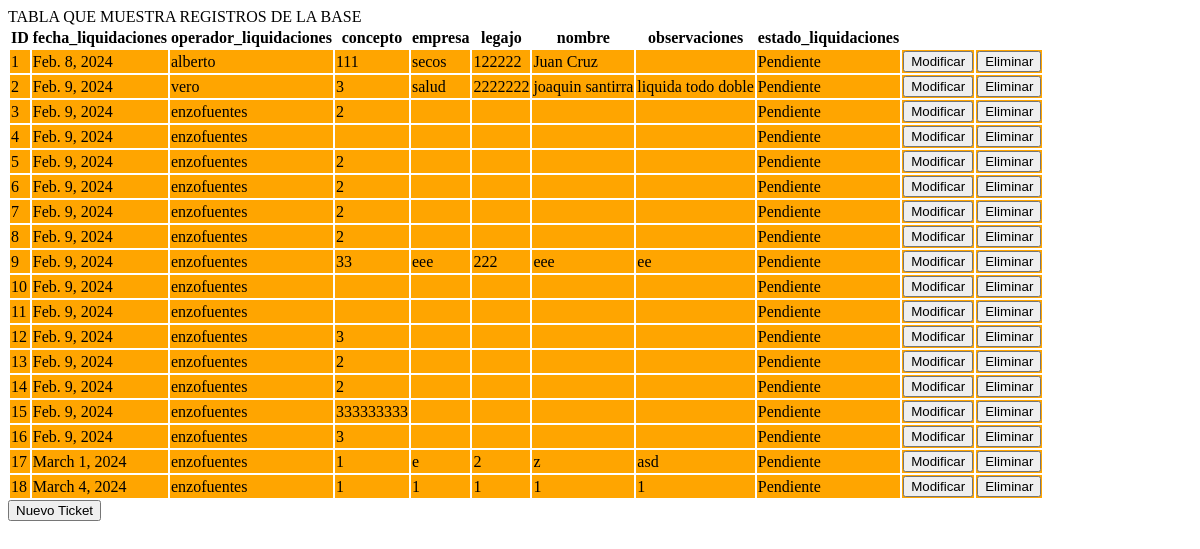
Page /api/tickets/ on the earlier database version.
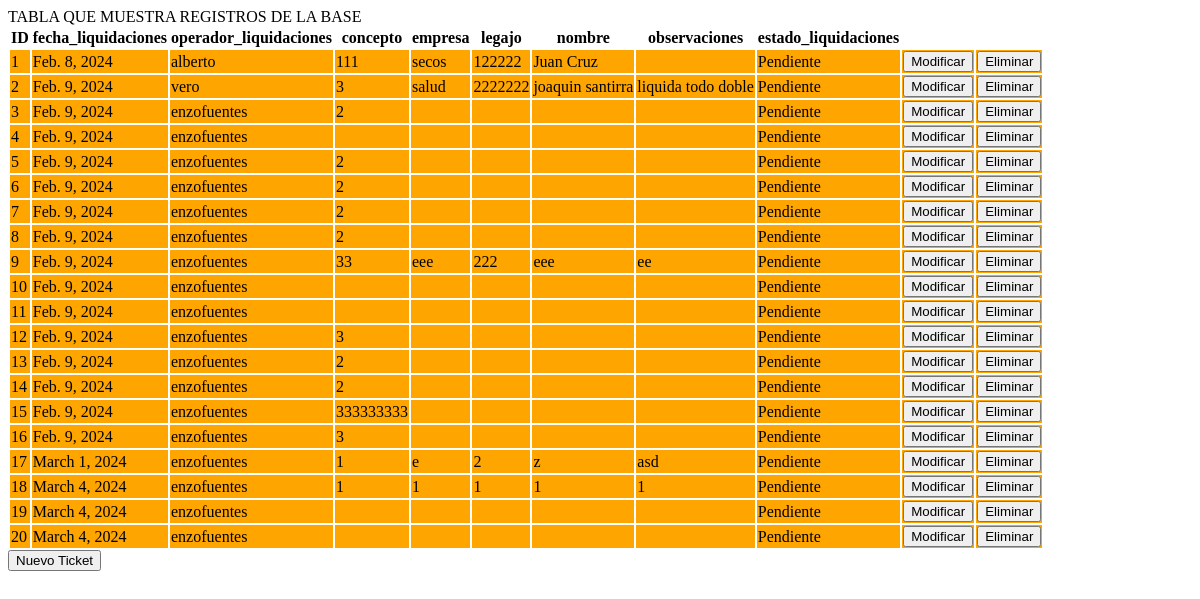
Same page on the later database version.
### tickets/models.py (models this page shows)
class Registro(models.Model):
    id_registro = models.AutoField(primary_key=True)
    fecha_liquidaciones = models.TextField(default = datetime.date.today)
    operador_liquidaciones = models.CharField(max_length=100, default= username)
    concepto = models.CharField(max_length=100)
    empresa = models.CharField(max_length=100)
    legajo = models.CharField(max_length=50)
    nombre = models.CharField(max_length=100)
    observaciones = models.TextField(default = ' ')
    estado_liquidaciones = models.CharField(max_length=50, default = ' ')
    operador_sistemas = models.CharField(max_length=100, default = ' ')
    estado_sistemas = models.CharField(max_length=50, default = ' ')
    devoluciones = models.TextField(default = ' ')
    fecha_sistemas = models.TextField(default = ' ')

### tickets/views.py (the view)
# urls.py: path('tickets/', index, name="index"),
def index(request):
    regitros = Registro.objects.order_by("id_registro")
    template = loader.get_template("tickets/index.html") #codigo frontend
    context = {"regitros": regitros} #el contexto son los objetos de python que voy a mostrar
    return render(request, "tickets/index.html", context)

### tickets/templates/tickets/index.html (shortened to what this page needs)
{% load static %}
<!DOCTYPE html>
<html lang="en">
<head>
    <link rel="stylesheet" type="text/css" href="{% static 'style sheet/style.css' %}">
</head>
<body>
    TABLA QUE MUESTRA REGISTROS DE LA BASE
    {% if regitros %}
    <table id="tickets">
        <thead>
            <tr>
                <th>ID</th>
                <th>fecha_liquidaciones</th>
                <th>operador_liquidaciones</th>
                <th>concepto</th>
                <th>empresa</th>
                <th>legajo</th>
                <th>nombre</th>
                <th>observaciones</th>
                <th>estado_liquidaciones</th>
            </tr>
        </thead>
        <tbody>
            {% for ticket in regitros %}
                <div >
                    <tr class="ticket_row">
                        <td>{{ ticket.id_registro }}</td>
                        <td>{{ ticket.fecha_liquidaciones }}</td>
                        <td>{{ ticket.operador_liquidaciones }}</td>
                        <td>{{ ticket.concepto }}</td>
                        <td>{{ ticket.empresa }}</td>
                        <td>{{ ticket.legajo }}</td>
                        <td>{{ ticket.nombre }}</td>
                        <td>{{ ticket.observaciones }}</td>
                        <td>{{ ticket.estado_liquidaciones }}</td>
                        <td class="row_modificar_btn"><button>Modificar</button></td>
                        <td class="row_eliminar_btn"><button>Eliminar</button></td>
                    </tr>
                </div>
            {% endfor %}
        </tbody>
    </table>
{% else %}
    <p>NO HAY TICKETS PARA MOSTRAR.</p>
{% endif %}
<button id="nuevo_ticket_btn">Nuevo Ticket</button>
</body>
</html>

Differences in the rows shown:
added Registro: id_registro "19", fecha_liquidaciones "March 4, 2024", operador_liquidaciones "enzofuentes", estado_liquidaciones "Pendiente"
added Registro: id_registro "20", fecha_liquidaciones "March 4, 2024", operador_liquidaciones "enzofuentes", estado_liquidaciones "Pendiente"
